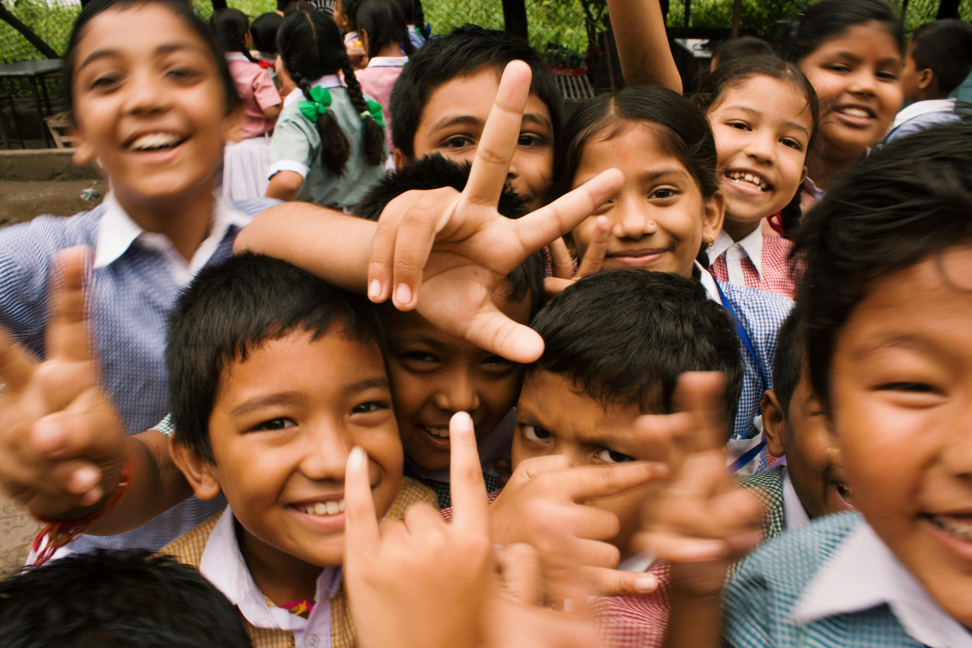
#> input picture Assets/Images/children.jpg, 3888 x 2592 px, found by its file name (shown at 1/4 size)
$ python FaceDetection.py
#> lines starting #> are read from the running program, lines starting #| are printed output that depends on the picture; after the words box and inside, x2 and y2 are one past the last pixel; in counts of white or black regions, pixels touching at a corner belong together
import cv2 as cv

children = cv.imread("E:\Python Projects\Computer_Vision\Assets\Images\children.jpg")
#> children is the input picture: shape (2592, 3888, 3); mean B, G, R 68.8, 92.1, 126.9
# cv.imshow("Children", children)

resizedChildren = cv.resize(children, (850, 700), interpolation=cv.INTER_AREA)
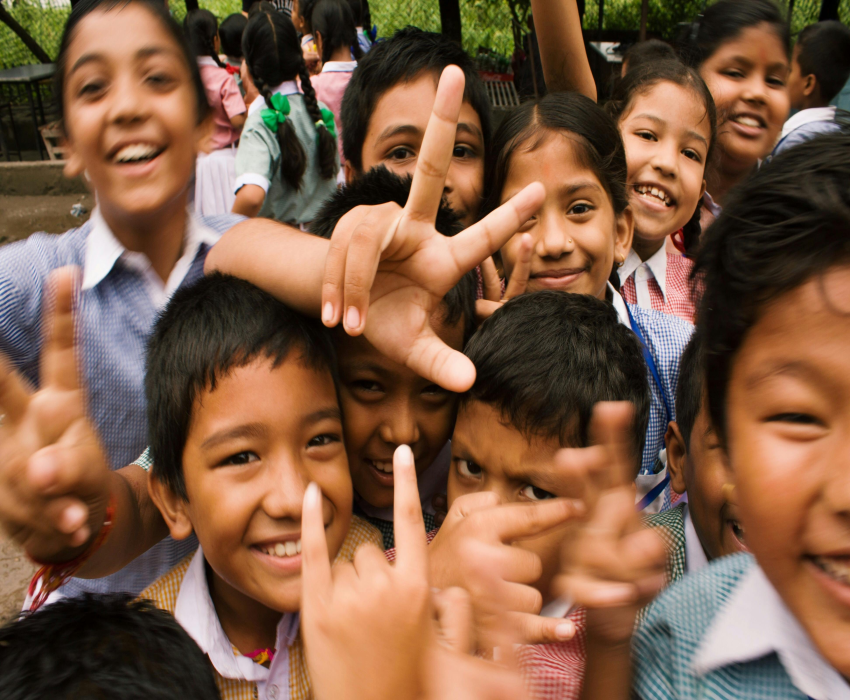
#> resizedChildren: shape (700, 850, 3); mean B, G, R 68.8, 92.1, 126.9
cv.imshow("Resized children", resizedChildren)

# blurring image to minimize noise
blurredChildren = cv.GaussianBlur(resizedChildren, (5, 5), 1)
cv.imshow("Blurred children", blurredChildren)

# converting to gray scale for face detection
grayChildren = cv.cvtColor(blurredChildren, cv.COLOR_BGR2GRAY)
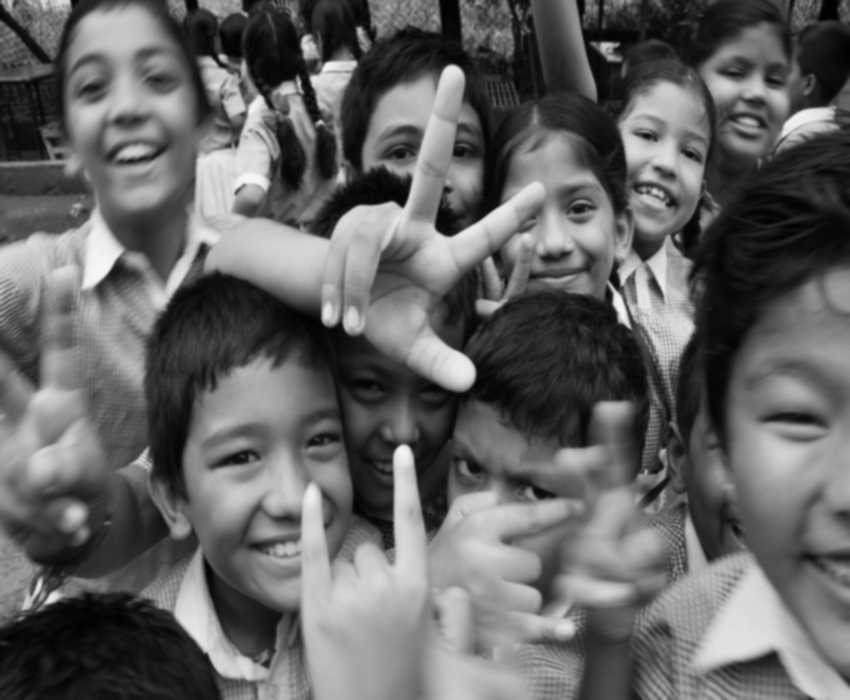
#> grayChildren: shape (700, 850); min 0, max 247, mean 99.8
cv.imshow("Gray children", grayChildren)

# making classifier ready to use
haar_cascade = cv.CascadeClassifier(
    "E:\Python Projects\Computer_Vision\Face Detection and Recognition\haar_face.xml"
)

# getting a list of rectangles for the faces in (x, y, w, h) format of each elem
faces_rect = haar_cascade.detectMultiScale(grayChildren, 1.1, 2)
#> faces_rect = [[694, 28, 118, 118], [601, 86, 132, 132], [480, 155, 154, 154], [40, 13, 171, 171], [347, 81, 167, 167], [157, 367, 224, 224]]
print(f"Number of faces: {len(faces_rect)}")
#| Number of faces: 6

# drawing rectangles around faces in the image
for x, y, w, h in faces_rect:
    cv.rectangle(resizedChildren, (x, y), (x + w, y + h), (0, 0, 255), 2)
#> this loop made 6 passes
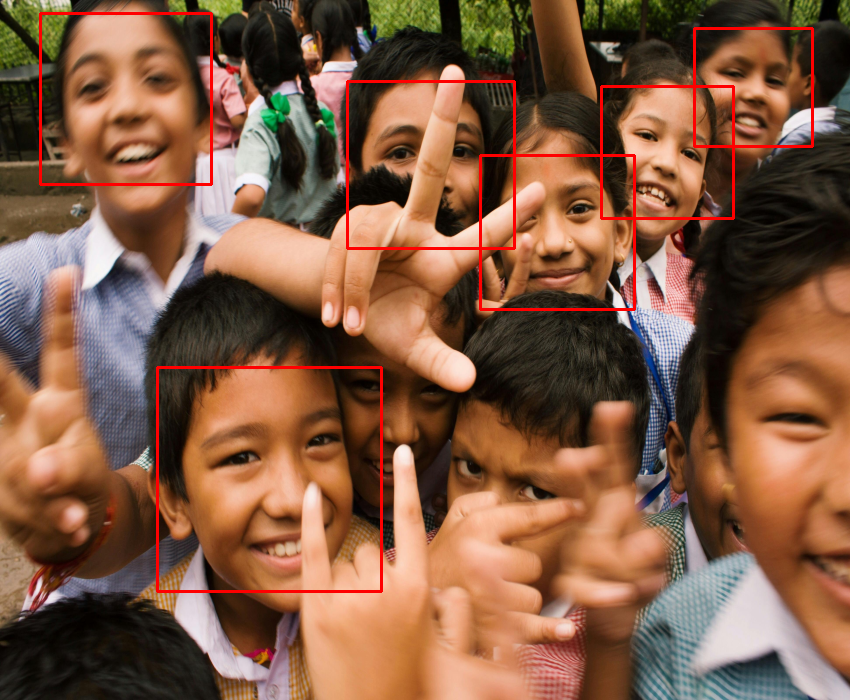
#> resizedChildren: shape (700, 850, 3); 1.94% of pixels changed, all inside (x1, y1, x2, y2) = (39, 12, 814, 593)

cv.imshow("Faces detected", resizedChildren)

cv.waitKey(0)
cv.destroyAllWindows()

$ run again, with Assets/Images/Mayank.jpg copied over Assets/Images/children.jpg
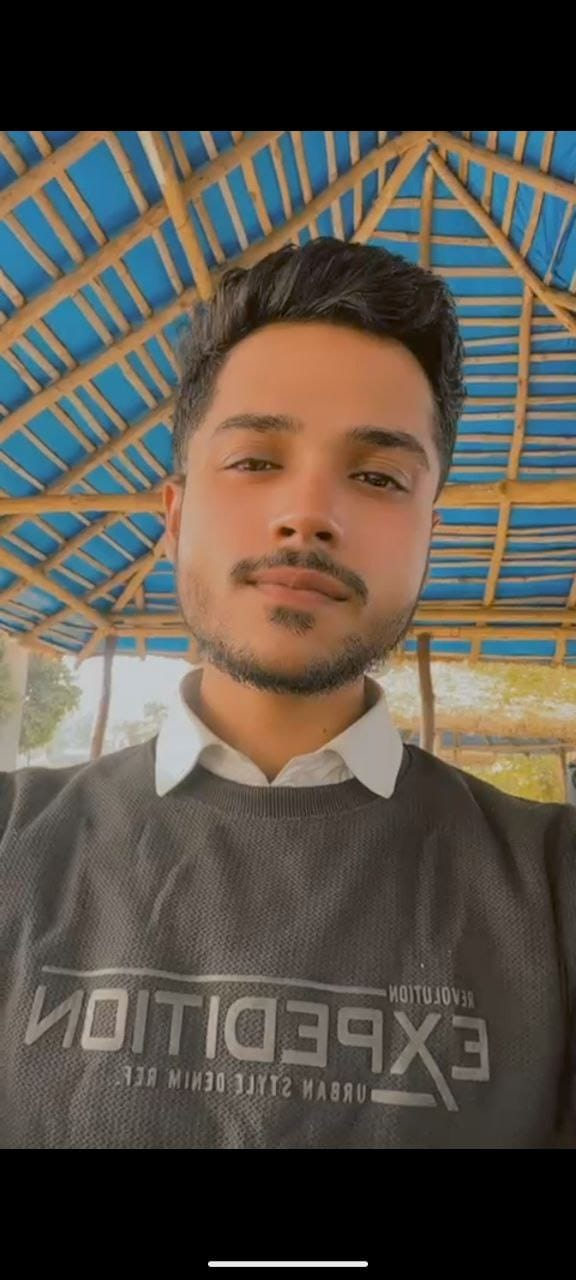
#> input picture Assets/Images/Mayank.jpg, 576 x 1280 px, found by its file name
#> children is the input picture: shape (1280, 576, 3); mean B, G, R 72.2, 81.6, 89
#> `resizedChildren = cv.resize(children, (850, 700), interpolation=cv.INT..`:
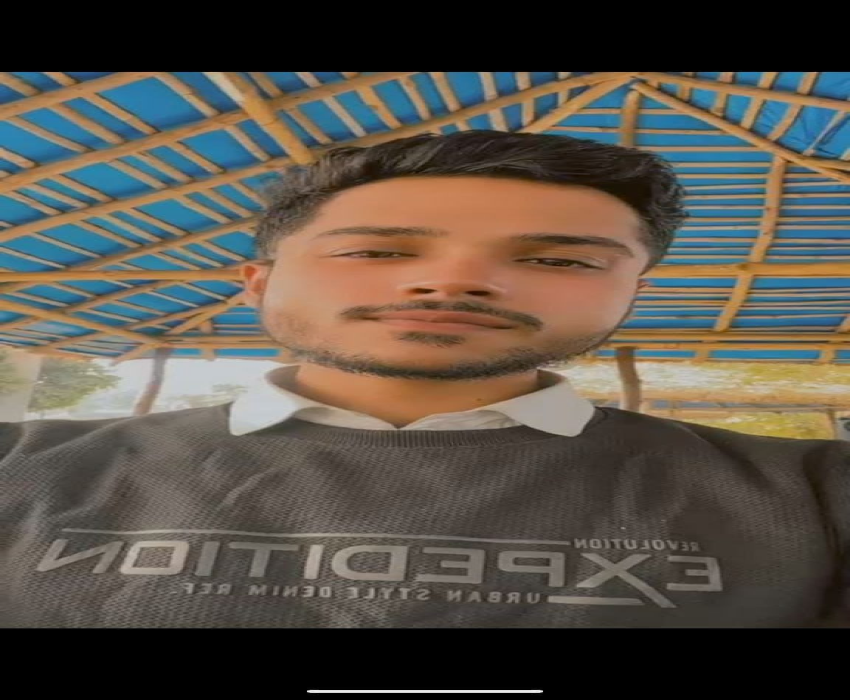
#> resizedChildren: shape (700, 850, 3); mean B, G, R 72, 81.4, 88.9
#> `grayChildren = cv.cvtColor(blurredChildren, cv.COLOR_BGR2GRAY)`:
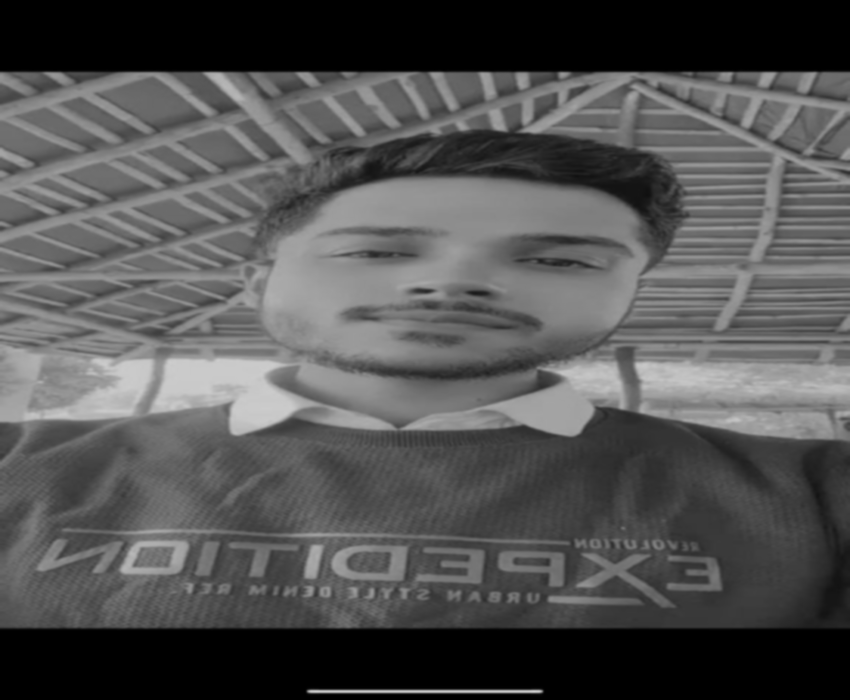
#> grayChildren: shape (700, 850); min 0, max 207, mean 82.6
#> faces_rect = ()
#| Number of faces: 0

$ run again, with Assets/Images/Nature.jpg copied over Assets/Images/children.jpg
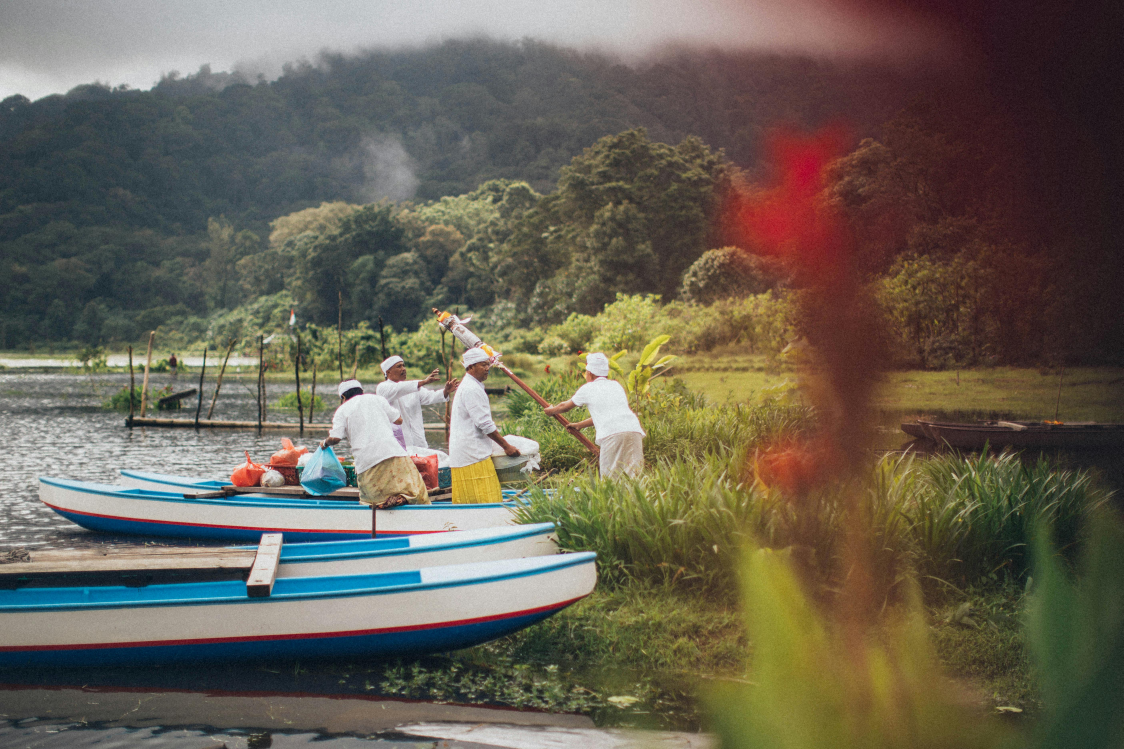
#> input picture Assets/Images/Nature.jpg, 5617 x 3745 px, found by its file name (shown at 1/5 size)
#> children is the input picture: shape (3745, 5617, 3); mean B, G, R 84.3, 97.6, 104.2
#> `grayChildren = cv.cvtColor(blurredChildren, cv.COLOR_BGR2GRAY)`:
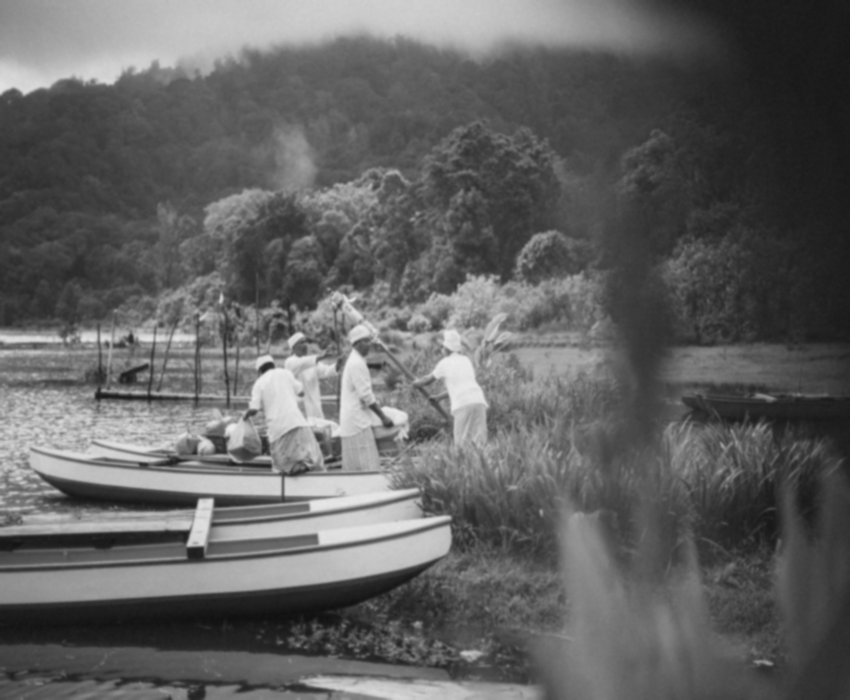
#> grayChildren: shape (700, 850); min 16, max 236, mean 98
#> faces_rect = [[191, 342, 38, 38], [686, 560, 59, 59]]
#| Number of faces: 2
#> the loop `for x, y, w, h in faces_rect:` made 2 passes
#> after the loop `for x, y, w, h in faces_rect:`:
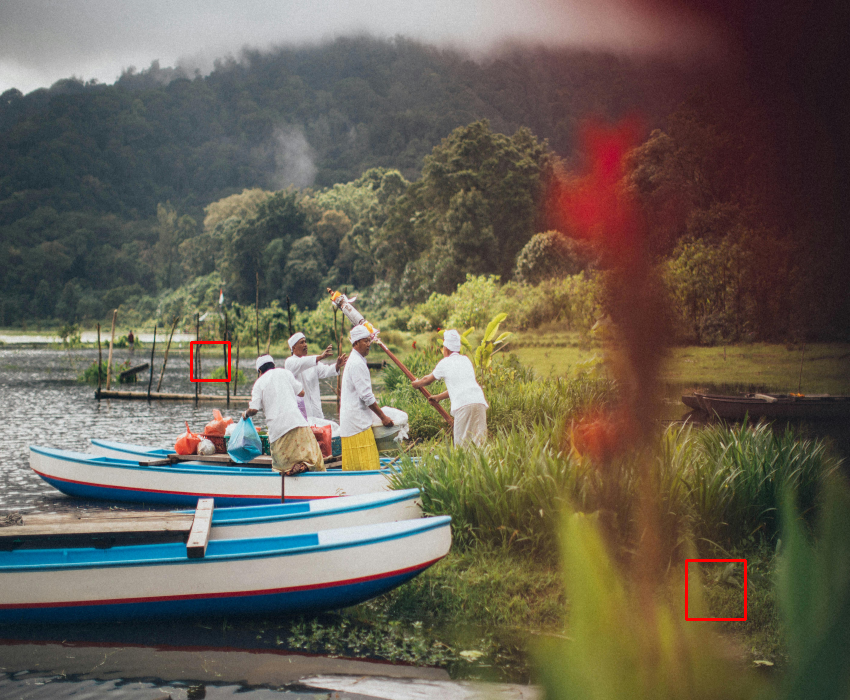
#> resizedChildren: shape (700, 850, 3); mean B, G, R 84.2, 97.4, 104.5
